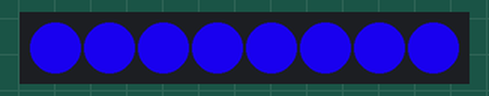
Simulated run of this sketch. Board: Arduino Uno, built with avr-gcc and run on an emulated ATmega328P. Parts: 8 RGB LEDs in strip order, left to right. The strip is taken to match the declared colour order.

Above: at 0.15 s.
At 2.8 s:
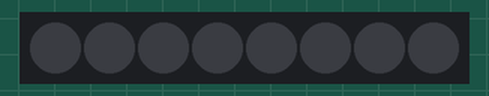
Timing chart, 0 to 40.0 s (numbered marks = the images above):
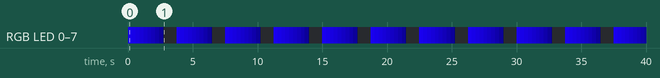

The sketch:

NeoPixelFadeAll.ino
```cpp
/*
  Brightness

  This sketch shows how to use setBrightness() with neoPixels

  Uses Adafruit's NeoPixel library: https://github.com/adafruit/Adafruit_NeoPixel

  created 28 March 2016
  by Tom Igoe

*/
#include <Adafruit_NeoPixel.h>

const int pinNumber = 6;    // Pin number of the DIN line to the neoPixels
const int pixelCount = 8;   // number of pixels

// declare the strip of pixels:
Adafruit_NeoPixel strip = Adafruit_NeoPixel(pixelCount, pinNumber, NEO_RGB + NEO_KHZ800);

void setup() {
  strip.begin();    // initialize pixel strip
  strip.show();     // Initialize all pixels to 'off'

  // turn on all the pixels first:
  for (int pixel = 0; pixel < pixelCount; pixel++) {
    strip.setPixelColor(pixel, 0x1500CC);
  }
  strip.show();
}

void loop() {
  // loop from brightest to dimmest:
  for (int brightness = 255; brightness >= 0; brightness--) {
    for (int pixel = 0; pixel < pixelCount; pixel++) {
      strip.setBrightness(brightness);    // set the brightness

      // brightness just acts as a limit on whatever color you set, so
      // you still have to set color for all the pixels, but you'll get
      // a dimmed version of the color you set:
      // loop over all the pixels, turn on one at a time:
      strip.setPixelColor(pixel, 0x1500CC);
    }
    strip.show();                             // refresh the strip
    delay(10);                               // wait a hundredth of a second
  }
  delay(1000);
}
```

Measured:
- by itself, RGB LED 0–7: repeats every 3.8 s: RGB(18, 0, 181) 0.30 s, RGB(16, 0, 159) 0.30 s, RGB(14, 0, 137) 0.30 s, RGB(11, 0, 114) 0.30 s, RGB(9, 0, 92) 0.30 s, RGB(7, 0, 70) 0.30 s, RGB(4, 0, 47) 0.30 s, RGB(2, 0, 25) 0.30 s, RGB(0, 0, 3) 0.04 s, off 1.0 s, RGB(21, 0, 204) 0.30 s
- by itself, everything shown: repeats every 3.8 s, in 11 steps
